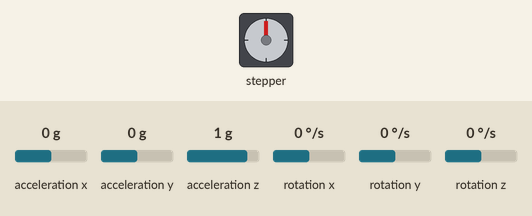
This sketch was run on a simulated Arduino Uno, built with avr-gcc and run on an emulated ATmega328P. Shown: stepper motor. Inputs (shaded band) come from the test bench; at power-on: acceleration y 0 g, acceleration x 0 g, acceleration z 1 g, rotation x 0 °/s, rotation y 0 °/s, rotation z 0 °/s. Stepper angles assume 4096 steps per turn; what the sketch prints to the serial monitor is not drawn.

Above: at 1.2 s.
1.3 s: acceleration y set to -1.4 g
At 1.48 s:
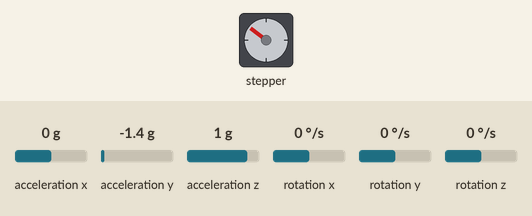
At 1.95 s:
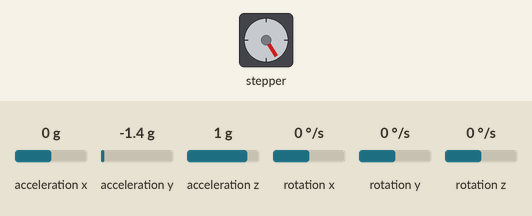
4.3 s: acceleration y set to 0.8 g
At 5.5 s:
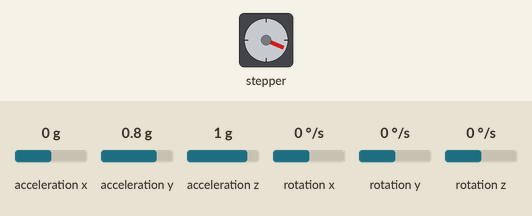
7.3 s: acceleration y set to -0.8 g
10.3 s: acceleration x set to -1.4 g
13.3 s: acceleration z set to -1.4 g
Timing chart, 0 to 17.3 s (numbered marks = the images above; inputs shaded):
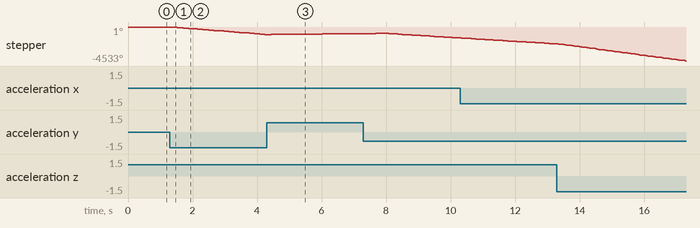

Measured:
- after the input at 1.3 s, stepper: keeps turning counter-clockwise at about 347°/s, starting after 0.05 s

The sketch:

3.ino
```cpp
/*
    MPU6050 Triple Axis Gyroscope & Accelerometer. Pitch & Roll Accelerometer Example.
    Read more: http://www.jarzebski.pl/arduino/czujniki-i-sensory/3-osiowy-zyroskop-i-akcelerometr-mpu6050.html
    GIT: https://github.com/jarzebski/Arduino-MPU6050
    Web: http://www.jarzebski.pl
    (c) 2014 by Korneliusz Jarzebski
*/
#include <Wire.h>
#include <MPU6050.h>

MPU6050 mpu;

#include <CheapStepper.h>
CheapStepper stepper;
boolean moveClockwise = true;


void setup()
{
  Serial.begin(115200);

  Serial.println("Initialize MPU6050");

  while(!mpu.begin(MPU6050_SCALE_2000DPS, MPU6050_RANGE_2G))
  {
    Serial.println("Could not find a valid MPU6050 sensor, check wiring!");
    delay(500);
  }
}

void loop()
{
  // Read normalized values
  Vector normAccel = mpu.readNormalizeAccel();

  // Calculate Pitch & Roll
  float pitch = -(atan2(normAccel.XAxis, sqrt(normAccel.YAxis*normAccel.YAxis + normAccel.ZAxis*normAccel.ZAxis))*180.0)/M_PI;
  float roll = (atan2(normAccel.YAxis, normAccel.ZAxis)*180.0)/M_PI;

  // Output
  Serial.print(" Pitch = ");
  Serial.print(pitch,2);
  Serial.print(" Roll = ");
  Serial.println(roll,2);

  Serial.println(roll*11.37);


  if(roll>0){
    if(roll>5){
      for(int i=0;i<(roll*11);i++){
        Serial.println("----------------");
        Serial.println(i);
        stepper.step(moveClockwise);
      }
    }
    stepper.step(moveClockwise);
  }
  if(roll<0){
     if(roll<-5){
      for(int i=0;i<(roll*11*-1);i++){
        stepper.step(!moveClockwise);
      }
     }
    stepper.step(!moveClockwise);
  }


  delay(100);
}
```
